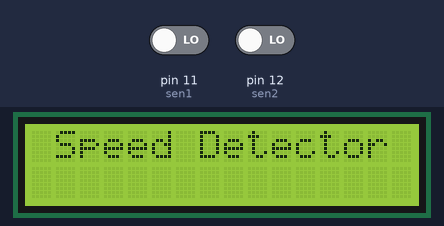
Simulated run of this sketch. Board: Arduino Uno, built with avr-gcc and run on an emulated ATmega328P. On the bench: 16×2 character LCD. The test bench sets the inputs (shaded band); at power-on: pin 11 (sen1) LOW, pin 12 (sen2) LOW.

Above: at 1.5 s.
1.6 s: pin 11 (sen1) driven HIGH
At 2.1 s:
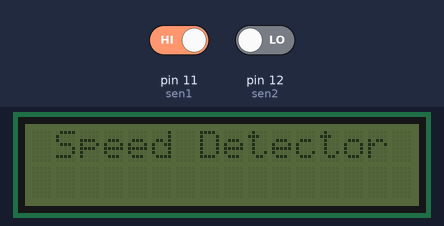
Timing chart, 0 to 4.6 s (numbered marks = the images above; inputs shaded):
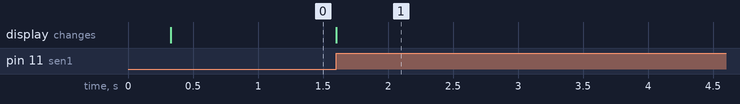

Measured:
- after the input at 1.6 s, the display: changes at once (image 1)

The sketch:

speed_detector.ino
```cpp
#include <LiquidCrystal_I2C.h>
#include <Wire.h>
// 設定 LCD I2C 位址

LiquidCrystal_I2C lcd(0x27, 16, 2);
int sen1=11;
int sen2=12;
unsigned long t1=0;
unsigned long t2=0;
float velocity;
void setup()
{
   lcd.begin(16, 2);
   pinMode(sen1,INPUT);
   pinMode(sen2,INPUT);
   //lcd.backlight(); // 開啟背光
   delay(250);
   Serial.begin(9600);
   lcd.setCursor(0,0);
   lcd.print(" Speed Detector ");
}

void loop()
{
   while(digitalRead(sen1));
   while(digitalRead(sen1)==0);
   t1=millis();
   while(digitalRead(sen2));
   t2=millis();
   float velotime=t2-t1;
   //velocity=velocity/1000;//convert millisecond to second
   //velocity=velocity*3600;//multiply by seconds per hr
   //velocity=velocity/1000;//division by meters per Km
   //velocity=54000.0/velotime;//v=d/t,distance=15cm
   velocity=64800.0/velotime;//distance=18cm
   if (velotime!=0){
     lcd.backlight(); // 開啟背光

   for(int i=3;i>0;i--)
   {
   lcd.setCursor(3,1);
   lcd.print(velocity);
   lcd.print(" Km/hr   ");
   delay(1000);
   lcd.setCursor(3,1);
   lcd.print("         ");
   delay(500);
   //
   //delay(250);
   }lcd.noBacklight();
   }else{
    lcd.noBacklight(); // 關閉背光
   }


}
```
